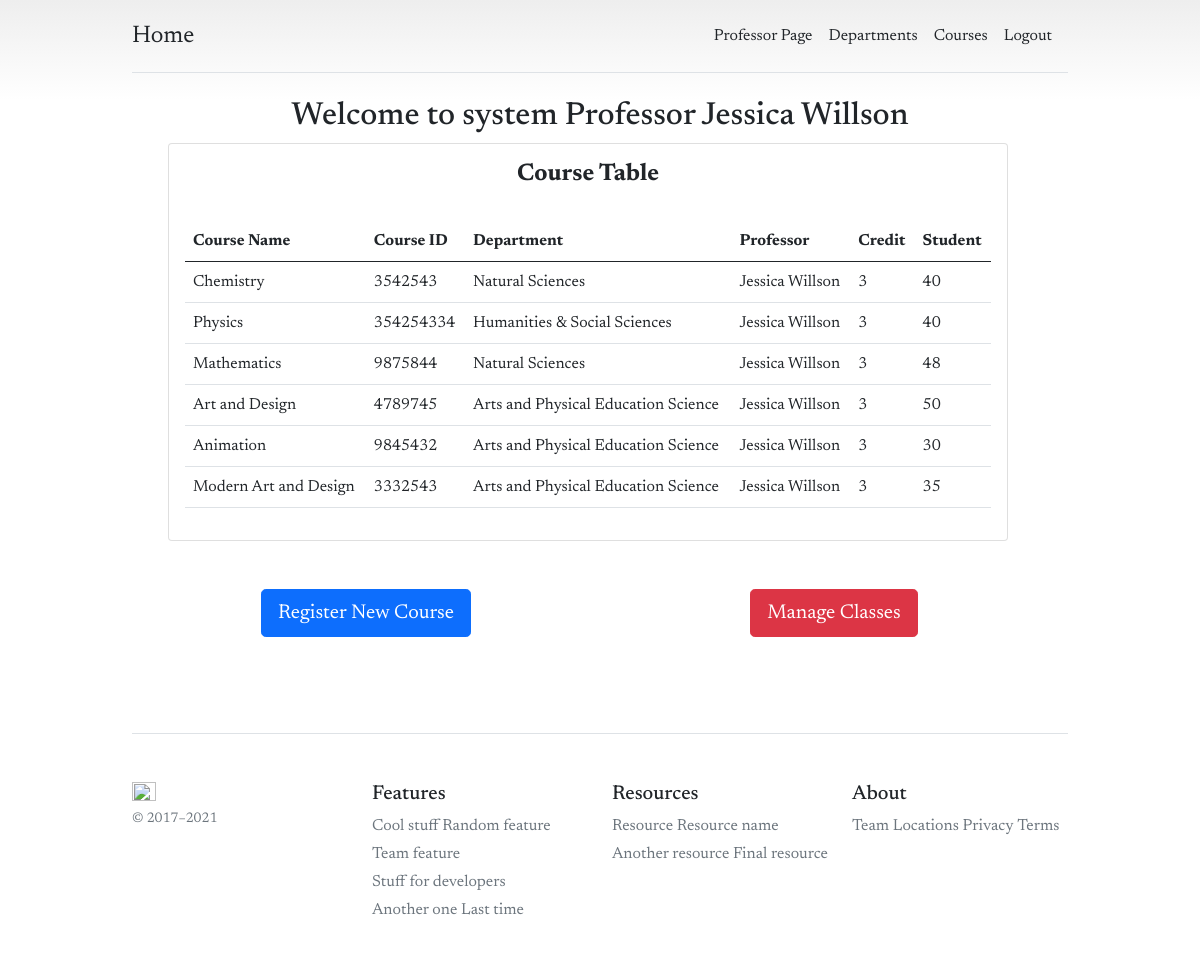
Page /auth/professorPage/ (signed in) on the committed database.
### accounts/models.py (models this page shows, shortened)
class Account(AbstractBaseUser):
    account_id      = models.PositiveIntegerField(primary_key=True, validators=[MaxValueValidator(9999999999)])
    first_name      = models.CharField(max_length=50)
    last_name       = models.CharField(max_length=50)
    username        = models.CharField(max_length=50, unique=True)
    email           = models.EmailField(max_length=100, unique=True)
    phone_number    = models.CharField(max_length=50)
    date_joined     = models.DateTimeField(auto_now_add=True)
    last_login      = models.DateTimeField(auto_now_add=True)
    is_admin        = models.BooleanField(default=False)
    is_staff        = models.BooleanField(default=False)
    is_active       = models.BooleanField(default=True)
    is_superuser    = models.BooleanField(default=False)
    is_professor    = models.BooleanField(default=False)
    USERNAME_FIELD  = 'email'
    REQUIRED_FIELDS = ['account_id', 'username', 'first_name', 'last_name']
    objects = AccountManager()

### courses/models.py (models this page shows, shortened)
class CourseModel(models.Model):
    course_name     = models.CharField(max_length=255, unique=True)
    course_num      = models.CharField(max_length=15, unique=True)
    professor       = models.ForeignKey(Account, on_delete=models.CASCADE)
    department      = models.ForeignKey(Department, on_delete=models.CASCADE)
    description     = models.TextField(max_length=1000, blank=True)
    credit          = models.IntegerField()
    place           = models.IntegerField()
    enrolled        = models.BooleanField(default=False)
    created_at      = models.DateTimeField(auto_now_add=True)

### departments/models.py (models this page shows, shortened)
class Department(models.Model):
    department_name     = models.CharField(max_length=255, unique=True)
    slug                = models.SlugField(max_length=100, unique=True)
    def __str__(self):
        return self.department_name

### accounts/views.py (the view)
# urls.py: path('professorPage/', views.ProffessorPage, name='professorPage'),
@login_required(login_url='accountLogin')
def ProffessorPage(request):
    user = request.user
    course = CourseModel.objects.filter(professor=request.user)
    context = {
        'users' : user,
        'courses' : course
    }
    return render(request, 'accounts/professor/professorPage.html', context)

### templates/accounts/professor/professorPage.html (shortened to what this page needs)
{% extends "base/base.html" %}
{% block content %}
<div class="container">
    <h2 style="text-align:center">Welcome to system Professor {{user.first_name}} {{user.last_name}}  </h2>
    <div class="padding">
        <div class="row container d-flex justify-content-center">
            <div class="col-lg-12 grid-margin stretch-card">
                <div class="card">
                    <div class="card-body">
                       <div class="head" style="text-align: center;">
                        <h4>Course Table</h4>
                        <br>
                    </div>
                        <div class="table-wrapper-scroll-y my-custom-scrollbar">
                            <table id="htmltable" class="table">
                                <thead>
                                    <tr>
                                        <th>Course Name</th>
                                        <th >Course ID</th>
                                        <th>Department</th>
                                        <th>Professor</th>
                                        <th>Credit</th>
                                        <th>Student</th>
                                    </tr>
                                </thead>
                                <tbody>
                                    {% for course in courses %}
                                    <tr>
                                        <td>{{course.course_name}}</td>
                                        <td>{{course.course_num}}</td>
                                        <td>{{course.department}}</td>
                                        <td> {{course.professor.first_name}} {{course.professor.last_name}}</td>
                                        <td>{{course.credit}}</td>
                                        <td>{{course.place}}</td>
                                    </tr>
                                    {% endfor %}
                                </tbody>
                            </table>
                        </div>
                    </div>
                </div>
            </div>
        </div>
        <br>
            <br>
        <div class="row">
            <div class="col" style="text-align: center;">
                <a href="{% url 'CourseCreate' %}" class="btn btn-primary btn-lg">Register New Course</a>
            </div>
            <div class="col" style="text-align: center;">
                <a href="{% url 'classwithprofID' %}" class="btn btn-danger btn-lg">Manage Classes</a>
            </div>
        </div>
            <br>
            <br>
    </div>
</div>
{% endblock %}

### templates/base/base.html (shortened to what this page needs)
<!DOCTYPE html>
<html>
    <head>
		<link href="https://cdn.jsdelivr.net/npm/bootstrap@5.0.0-beta1/dist/css/bootstrap.min.css" rel="stylesheet">
    </head>
	<body>
		<div class="container py-3">
		  <header>
			<div class="d-flex flex-column flex-md-row align-items-center pb-3 mb-4 border-bottom">
			  <a href="/" class="d-flex align-items-center text-dark text-decoration-none">
				<span class="fs-4">Home</span>
			  </a>
			  <nav class="d-inline-flex mt-2 mt-md-0 ms-md-auto">
				{% if user.account_id is None %}
					<a class="me-3 py-2 text-dark text-decoration-none" href="{% url 'accountLogin' %}">Welcome</a>
				{% elif user.is_professor %}
				<a class="me-3 py-2 text-dark text-decoration-none" href="{% url 'professorPage' %}">Professor Page</a>
				<a class="me-3 py-2 text-dark text-decoration-none" href="{% url 'getDepartments' %}">Departments</a>
				<a class="me-3 py-2 text-dark text-decoration-none" href="{% url 'getCourseModel' %}">Courses</a>
				<a class="me-3 py-2 text-dark text-decoration-none" href="{% url 'accountLogout' %}">Logout</a>
				{% endif %}
			  </nav>
			</div>
		  </header>
		{% block content %}{% endblock %}
		  <footer class="pt-4 my-md-5 pt-md-5 border-top">
			<div class="row">
			  <div class="col-12 col-md">
				<img class="mb-2" src="https://barkhayot-portfolio-bucket.s3.ap-northeast-2.amazonaws.com/notebook.png" alt="" width="24" height="19">
				<small class="d-block mb-3 text-muted">© 2017–2021</small>
			  </div>
			  <div class="col-6 col-md">
				<h5>Features</h5>
				<ul class="list-unstyled text-small">
				  <li class="mb-1"><a class="link-secondary text-decoration-none" href="#">Cool stuff</a></li>
				  <li class="mb-1"><a class="link-secondary text-decoration-none" href="#">Random feature</a></li>
				  <li class="mb-1"><a class="link-secondary text-decoration-none" href="#">Team feature</a></li>
				  <li class="mb-1"><a class="link-secondary text-decoration-none" href="#">Stuff for developers</a></li>
				  <li class="mb-1"><a class="link-secondary text-decoration-none" href="#">Another one</a></li>
				  <li class="mb-1"><a class="link-secondary text-decoration-none" href="#">Last time</a></li>
				</ul>
			  </div>
			  <div class="col-6 col-md">
				<h5>Resources</h5>
				<ul class="list-unstyled text-small">
				  <li class="mb-1"><a class="link-secondary text-decoration-none" href="#">Resource</a></li>
				  <li class="mb-1"><a class="link-secondary text-decoration-none" href="#">Resource name</a></li>
				  <li class="mb-1"><a class="link-secondary text-decoration-none" href="#">Another resource</a></li>
				  <li class="mb-1"><a class="link-secondary text-decoration-none" href="#">Final resource</a></li>
				</ul>
			  </div>
			  <div class="col-6 col-md">
				<h5>About</h5>
				<ul class="list-unstyled text-small">
				  <li class="mb-1"><a class="link-secondary text-decoration-none" href="#">Team</a></li>
				  <li class="mb-1"><a class="link-secondary text-decoration-none" href="#">Locations</a></li>
				  <li class="mb-1"><a class="link-secondary text-decoration-none" href="#">Privacy</a></li>
				  <li class="mb-1"><a class="link-secondary text-decoration-none" href="#">Terms</a></li>
				</ul>
			  </div>
			</div>
		  </footer>
		</div>
		</body>
</html>

### templates/base/base.html (style rules this page uses)
body { background-color:rgb((255, 255, 255), 255, 255)!important; font-family: 'Newsreader'; }
ul { padding: 0; list-style-type: none; }
.social-links ul, li { list-style-type:none; display: inline-block; }
.card h4 { font-weight: 700; }
body { background-image: linear-gradient(180deg, #eee, #fff 100px, #fff); }
.container { max-width: 960px; }

### rows in the picture
Account: first_name "Jessica", last_name "Willson"
CourseModel: course_name "Chemistry", course_num "3542543", department "Natural Sciences", professor.first_name "Jessica", professor.last_name "Willson", credit "3", place "40"
CourseModel: course_name "Physics", course_num "354254334", department "Humanities & Social Sciences", professor.first_name "Jessica", professor.last_name "Willson", credit "3", place "40"
CourseModel: course_name "Mathematics", course_num "9875844", department "Natural Sciences", professor.first_name "Jessica", professor.last_name "Willson", credit "3", place "48"
CourseModel: course_name "Art and Design", course_num "4789745", department "Arts and Physical Education Science", professor.first_name "Jessica", professor.last_name "Willson", credit "3", place "50"
CourseModel: course_name "Animation", course_num "9845432", department "Arts and Physical Education Science", professor.first_name "Jessica", professor.last_name "Willson", credit "3", place "30"
CourseModel: course_name "Modern Art and Design", course_num "3332543", department "Arts and Physical Education Science", professor.first_name "Jessica", professor.last_name "Willson", credit "3", place "35"
